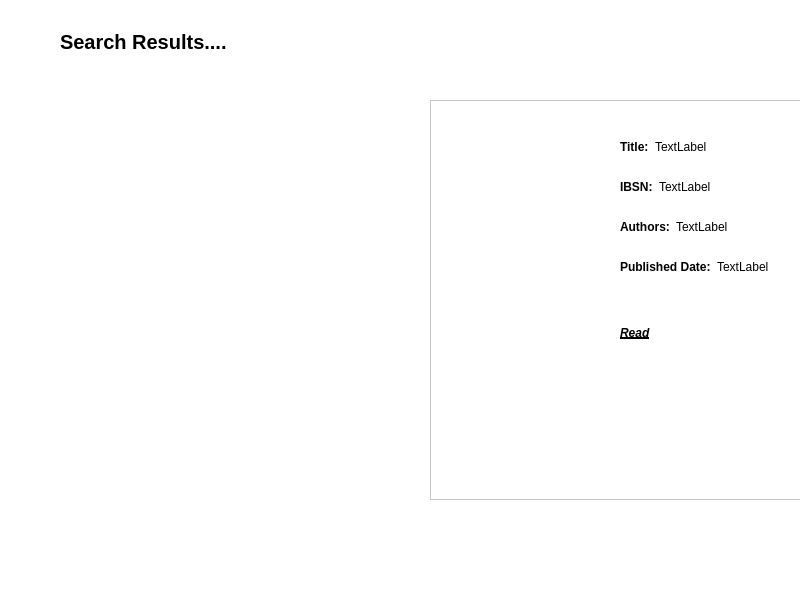
<?xml version="1.0" encoding="UTF-8"?>
<ui version="4.0">
 <class>SearchResultWindow</class>
 <widget class="QMainWindow" name="SearchResultWindow">
  <property name="geometry">
   <rect>
    <x>0</x>
    <y>0</y>
    <width>800</width>
    <height>600</height>
   </rect>
  </property>
  <property name="sizePolicy">
   <sizepolicy hsizetype="Maximum" vsizetype="Maximum">
    <horstretch>0</horstretch>
    <verstretch>0</verstretch>
   </sizepolicy>
  </property>
  <property name="minimumSize">
   <size>
    <width>800</width>
    <height>600</height>
   </size>
  </property>
  <property name="maximumSize">
   <size>
    <width>800</width>
    <height>600</height>
   </size>
  </property>
  <property name="font">
   <font>
    <pointsize>5</pointsize>
   </font>
  </property>
  <property name="windowTitle">
   <string>MainWindow</string>
  </property>
  <property name="styleSheet">
   <string notr="true">QWidget
{
background-color : white;
}

</string>
  </property>
  <widget class="QWidget" name="centralwidget">
   <widget class="QFrame" name="frame_2">
    <property name="geometry">
     <rect>
      <x>430</x>
      <y>100</y>
      <width>450</width>
      <height>400</height>
     </rect>
    </property>
    <property name="sizePolicy">
     <sizepolicy hsizetype="Fixed" vsizetype="Fixed">
      <horstretch>0</horstretch>
      <verstretch>0</verstretch>
     </sizepolicy>
    </property>
    <property name="minimumSize">
     <size>
      <width>450</width>
      <height>400</height>
     </size>
    </property>
    <property name="maximumSize">
     <size>
      <width>450</width>
      <height>400</height>
     </size>
    </property>
    <property name="frameShape">
     <enum>QFrame::StyledPanel</enum>
    </property>
    <property name="frameShadow">
     <enum>QFrame::Raised</enum>
    </property>
    <widget class="QLabel" name="label_11">
     <property name="geometry">
      <rect>
       <x>190</x>
       <y>220</y>
       <width>40</width>
       <height>25</height>
      </rect>
     </property>
     <property name="font">
      <font>
       <italic>true</italic>
       <bold>true</bold>
       <underline>true</underline>
      </font>
     </property>
     <property name="styleSheet">
      <string notr="true">color: black;</string>
     </property>
     <property name="text">
      <string>Read</string>
     </property>
    </widget>
    <widget class="QWidget" name="layoutWidget">
     <property name="geometry">
      <rect>
       <x>190</x>
       <y>120</y>
       <width>221</width>
       <height>44</height>
      </rect>
     </property>
     <layout class="QFormLayout" name="formLayout_3">
      <item row="0" column="0">
       <widget class="QLabel" name="label_3">
        <property name="font">
         <font>
          <pointsize>9</pointsize>
          <bold>true</bold>
         </font>
        </property>
        <property name="styleSheet">
         <string notr="true">color: black;</string>
        </property>
        <property name="text">
         <string>Authors:</string>
        </property>
       </widget>
      </item>
      <item row="0" column="1">
       <widget class="QLabel" name="label_8">
        <property name="font">
         <font>
          <family>Segoe UI</family>
          <bold>false</bold>
         </font>
        </property>
        <property name="styleSheet">
         <string notr="true">color: black;</string>
        </property>
        <property name="text">
         <string>TextLabel</string>
        </property>
       </widget>
      </item>
     </layout>
    </widget>
    <widget class="QLabel" name="label_2">
     <property name="geometry">
      <rect>
       <x>10</x>
       <y>40</y>
       <width>171</width>
       <height>211</height>
      </rect>
     </property>
     <property name="styleSheet">
      <string notr="true">background-image: url(C:/BookApp/images/bgThree.jpg);
background-size: cover;
background-position: center;</string>
     </property>
     <property name="text">
      <string/>
     </property>
    </widget>
    <widget class="QWidget" name="layoutWidget">
     <property name="geometry">
      <rect>
       <x>190</x>
       <y>160</y>
       <width>221</width>
       <height>27</height>
      </rect>
     </property>
     <layout class="QFormLayout" name="formLayout_4">
      <item row="0" column="0">
       <widget class="QLabel" name="label_6">
        <property name="font">
         <font>
          <pointsize>9</pointsize>
          <bold>true</bold>
         </font>
        </property>
        <property name="styleSheet">
         <string notr="true">color: black;</string>
        </property>
        <property name="text">
         <string>Published Date:</string>
        </property>
       </widget>
      </item>
      <item row="0" column="1">
       <widget class="QLabel" name="label_10">
        <property name="font">
         <font>
          <family>Segoe UI</family>
          <bold>false</bold>
         </font>
        </property>
        <property name="styleSheet">
         <string notr="true">color: black;</string>
        </property>
        <property name="text">
         <string>TextLabel</string>
        </property>
       </widget>
      </item>
     </layout>
    </widget>
    <widget class="QWidget" name="layoutWidget">
     <property name="geometry">
      <rect>
       <x>190</x>
       <y>80</y>
       <width>221</width>
       <height>27</height>
      </rect>
     </property>
     <layout class="QFormLayout" name="formLayout_2">
      <item row="0" column="0">
       <widget class="QLabel" name="label_5">
        <property name="font">
         <font>
          <pointsize>9</pointsize>
          <bold>true</bold>
         </font>
        </property>
        <property name="styleSheet">
         <string notr="true">color:black;</string>
        </property>
        <property name="text">
         <string>IBSN:</string>
        </property>
       </widget>
      </item>
      <item row="0" column="1">
       <widget class="QLabel" name="label_9">
        <property name="font">
         <font>
          <family>Segoe UI</family>
          <bold>false</bold>
         </font>
        </property>
        <property name="styleSheet">
         <string notr="true">color:black;</string>
        </property>
        <property name="text">
         <string>TextLabel</string>
        </property>
       </widget>
      </item>
     </layout>
    </widget>
    <widget class="QWidget" name="layoutWidget">
     <property name="geometry">
      <rect>
       <x>190</x>
       <y>40</y>
       <width>221</width>
       <height>27</height>
      </rect>
     </property>
     <layout class="QFormLayout" name="formLayout">
      <item row="0" column="0">
       <widget class="QLabel" name="label_4">
        <property name="font">
         <font>
          <pointsize>9</pointsize>
          <bold>true</bold>
         </font>
        </property>
        <property name="styleSheet">
         <string notr="true">color:black;
</string>
        </property>
        <property name="text">
         <string>Title:</string>
        </property>
       </widget>
      </item>
      <item row="0" column="1">
       <widget class="QLabel" name="label_7">
        <property name="font">
         <font>
          <family>Segoe UI</family>
          <bold>false</bold>
         </font>
        </property>
        <property name="styleSheet">
         <string notr="true">color:black;</string>
        </property>
        <property name="text">
         <string>TextLabel</string>
        </property>
        <property name="wordWrap">
         <bool>true</bool>
        </property>
       </widget>
      </item>
     </layout>
    </widget>
   </widget>
   <widget class="QWidget" name="layoutWidget">
    <property name="geometry">
     <rect>
      <x>60</x>
      <y>20</y>
      <width>961</width>
      <height>43</height>
     </rect>
    </property>
    <layout class="QHBoxLayout" name="horizontalLayout">
     <item>
      <widget class="QLabel" name="label">
       <property name="font">
        <font>
         <pointsize>15</pointsize>
         <bold>true</bold>
        </font>
       </property>
       <property name="styleSheet">
        <string notr="true">color: black;</string>
       </property>
       <property name="text">
        <string>Search Results....</string>
       </property>
      </widget>
     </item>
     <item>
      <spacer name="horizontalSpacer">
       <property name="orientation">
        <enum>Qt::Horizontal</enum>
       </property>
       <property name="sizeHint" stdset="0">
        <size>
         <width>658</width>
         <height>13</height>
        </size>
       </property>
      </spacer>
     </item>
     <item>
      <widget class="QPushButton" name="pushButton">
       <property name="styleSheet">
        <string notr="true">background-color: rgb(0,0,0);
color: white;
font-size: 15px;
border-radius: 8px;
padding: 5px;</string>
       </property>
       <property name="text">
        <string>Home</string>
       </property>
      </widget>
     </item>
    </layout>
   </widget>
  </widget>
 </widget>
 <resources/>
 <connections/>
</ui>
